Frame 1 (no input): blank canvas, image omitted
Frame 60 (no input): blank canvas, image omitted
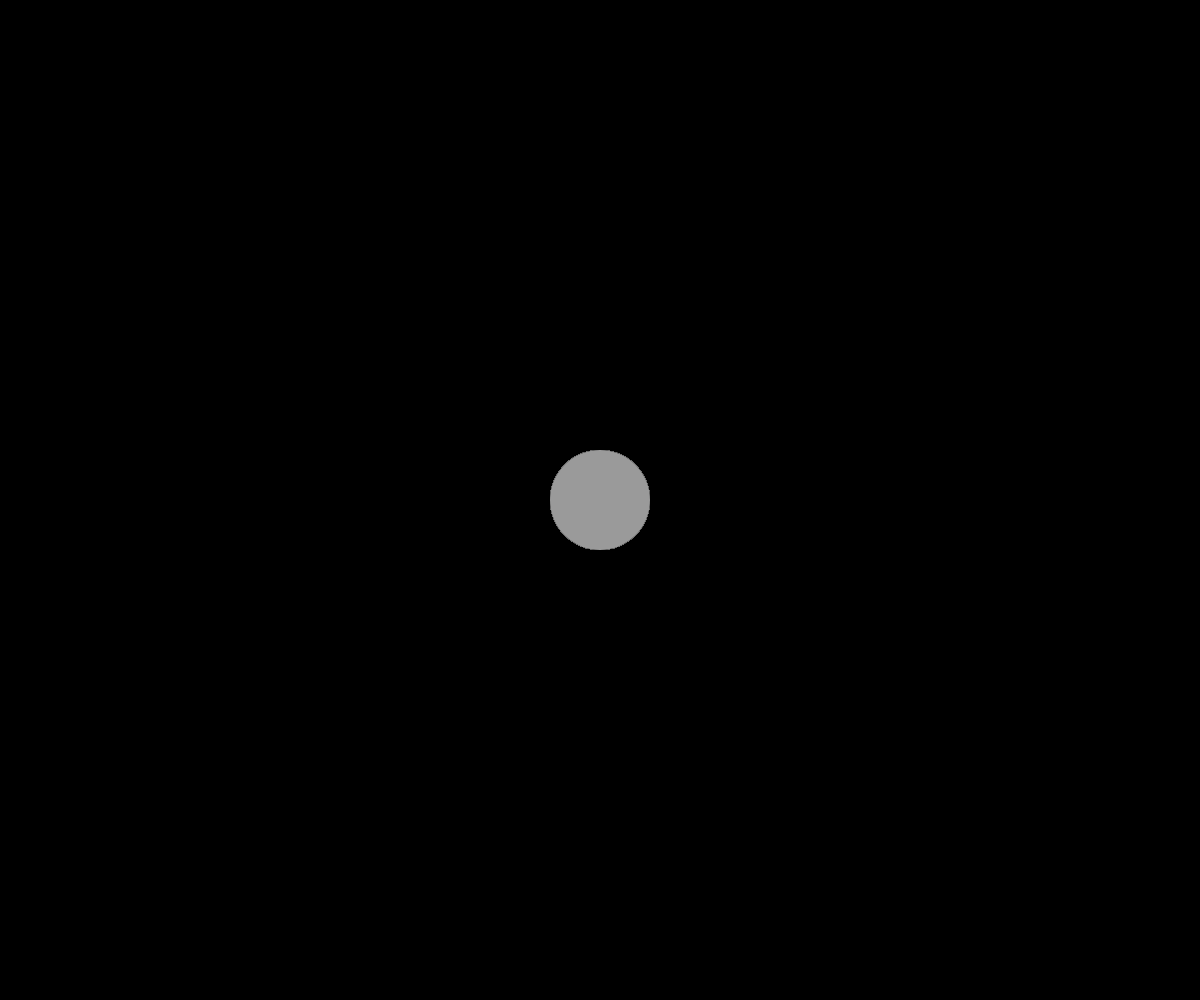
Frame 120 (the mouse pressed at the canvas centre since frame 60)

The p5.js sketch whose frames 1 and 60 were blank and that drew this single picture after the mouse press (run headless with seeded random() and noise() and a simulated clock; from frame 60 on, the mouse is pressed at the canvas centre):

// p5.js sketch
// ── sketch.js
/*
	Mouse + Random

	New p5 variables and functions:
		random(...)
*/ 


function setup() {

	// Create a drawing surface
	createCanvas(windowWidth, windowHeight);
	
	// Fill the screen with an initial color - black
	background(0);

}


function draw() {

	// Don't clear the screen this time

	// If the left mouse button is pressed, draw a circle on the screen with a
	// random color.  I'd recommend a random grayscale value.
	// If the right mouse button is pressed, clear the screen.
	if (mouseIsPressed) {
		if (mouseButton === LEFT) {
			var c = random(0, 255);
			fill(c);
			noStroke();
			ellipse(mouseX, mouseY, 100, 100);
		}		
		else if (mouseButton === RIGHT) {
			background(0);
		}
	}
}
